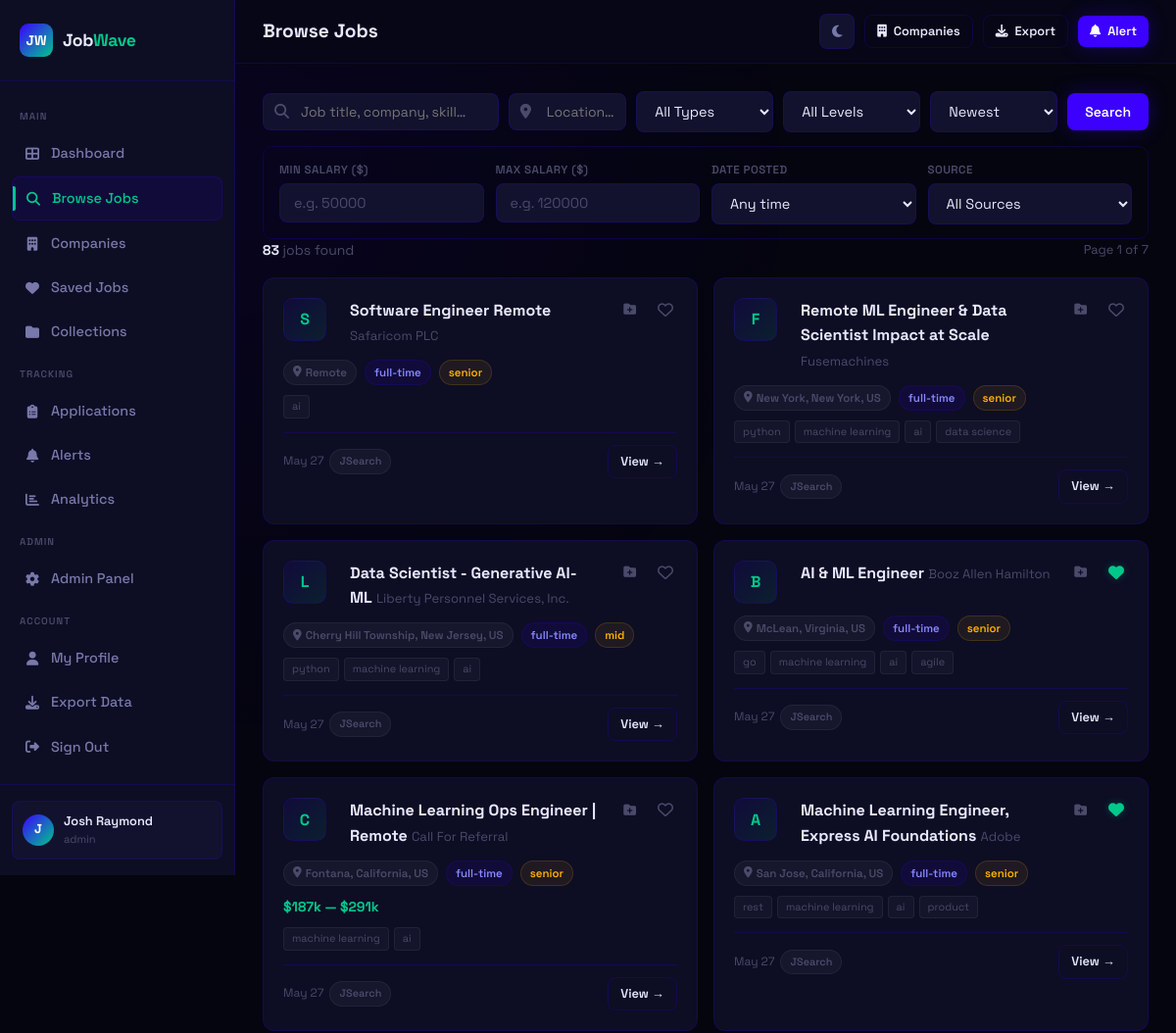
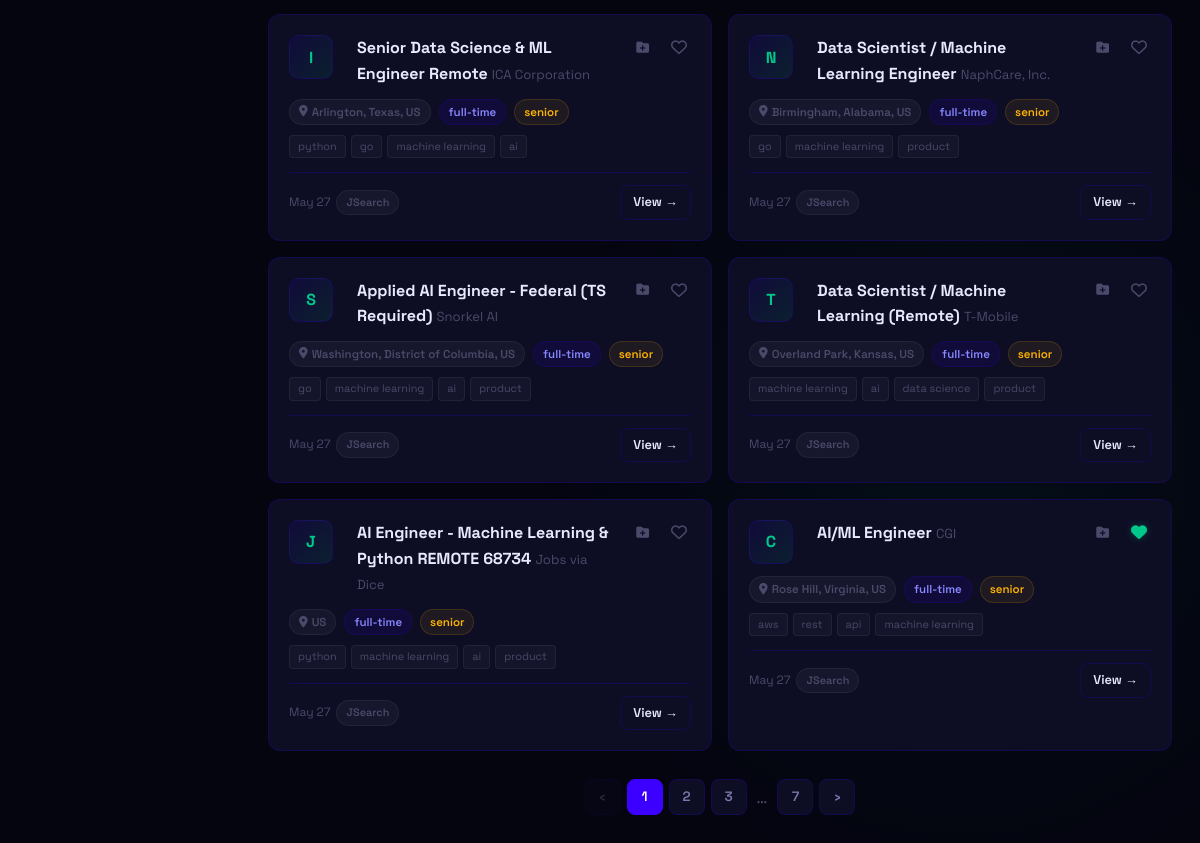
Screenshot of /jobs (signed in) with the database file from the repository (2 pictures, top to bottom).
### app.py (models this page shows, shortened)
class User(db.Model):
    id = db.Column(db.Integer, primary_key=True)
    name = db.Column(db.String(120), nullable=False)
    email = db.Column(db.String(120), unique=True, nullable=False)
    password_hash = db.Column(db.String(256), nullable=False)
    role = db.Column(db.String(20), default='user')
    created_at = db.Column(db.DateTime, default=datetime.utcnow)
    is_active = db.Column(db.Boolean, default=True)
    saved_jobs = db.relationship('SavedJob', backref='user', lazy=True, cascade='all, delete-orphan')
    applications = db.relationship('Application', backref='user', lazy=True, cascade='all, delete-orphan')
    alerts = db.relationship('Alert', backref='user', lazy=True, cascade='all, delete-orphan')
    profile = db.relationship('UserProfile', backref='user', uselist=False, cascade='all, delete-orphan')
    @property
    def is_authenticated(self): return True

class Job(db.Model):
    id = db.Column(db.Integer, primary_key=True)
    title = db.Column(db.String(200), nullable=False)
    company = db.Column(db.String(200), nullable=False)
    location = db.Column(db.String(200))
    job_type = db.Column(db.String(50))          # full-time | part-time | remote | contract
    experience = db.Column(db.String(50))         # entry | mid | senior
    salary_min = db.Column(db.Integer)
    salary_max = db.Column(db.Integer)
    description = db.Column(db.Text)
    requirements = db.Column(db.Text)
    source = db.Column(db.String(100))
    source_url = db.Column(db.String(500))
    source_id = db.Column(db.String(200), unique=True)  # duplicate detection
    tags = db.Column(db.String(500))
    is_active = db.Column(db.Boolean, default=True)
    scraped_at = db.Column(db.DateTime, default=datetime.utcnow)
    posted_at = db.Column(db.DateTime)
    views = db.Column(db.Integer, default=0)

### app.py (the view)
@app.route('/jobs')
@login_required
def jobs():
    q = request.args.get('q', '')
    location = request.args.get('location', '')
    job_type = request.args.get('type', '')
    experience = request.args.get('experience', '')
    salary_min = request.args.get('salary_min', type=int)
    salary_max = request.args.get('salary_max', type=int)
    date_posted = request.args.get('date_posted', '')  # 1d | 7d | 30d
    source = request.args.get('source', '')
    sort = request.args.get('sort', 'newest')
    page = request.args.get('page', 1, type=int)
    query = Job.query.filter_by(is_active=True)
    if q:
        search = f'%{q}%'
        query = query.filter(
            db.or_(Job.title.ilike(search), Job.company.ilike(search),
                   Job.description.ilike(search), Job.tags.ilike(search))
        )
    if location:
        query = query.filter(Job.location.ilike(f'%{location}%'))
    if job_type:
        query = query.filter(Job.job_type == job_type)
    if experience:
        query = query.filter(Job.experience == experience)
    if salary_min:
        query = query.filter(Job.salary_min >= salary_min)
    if salary_max:
        query = query.filter(db.or_(Job.salary_max <= salary_max, Job.salary_max == None))
    if date_posted:
        days_map = {'1d': 1, '7d': 7, '30d': 30}
        days = days_map.get(date_posted)
        if days:
            cutoff = datetime.utcnow() - timedelta(days=days)
            query = query.filter(Job.scraped_at >= cutoff)
    if source:
        query = query.filter(Job.source == source)
    if sort == 'salary':
        query = query.order_by(Job.salary_max.desc())
    elif sort == 'oldest':
        query = query.order_by(Job.scraped_at.asc())
    else:
        query = query.order_by(Job.scraped_at.desc())
    pagination = query.paginate(page=page, per_page=12, error_out=False)
    sources = [r[0] for r in db.session.query(Job.source).distinct().all() if r[0]]
    saved_ids = {s.job_id for s in SavedJob.query.filter_by(user_id=current_user.id).all()}
    applied_ids = {a.job_id for a in Application.query.filter_by(user_id=current_user.id).all()}
    collections = Collection.query.filter_by(user_id=current_user.id).all()
    collections_data = [
        {
            "id": c.id,
            "name": c.name,
            "description": c.description,
            "color": c.color,
            "created_at": c.created_at.isoformat() if c.created_at else None,
        }
        for c in collections
    ]
    return render_template('jobs.html', jobs=pagination.items, pagination=pagination,
                           sources=sources, saved_ids=saved_ids, applied_ids=applied_ids,
                           collections=collections_data,
                           q=q, location=location, job_type=job_type,
                           experience=experience, salary_min=salary_min,
                           salary_max=salary_max, date_posted=date_posted,
                           source=source, sort=sort)

### app.py (called while the page is built)
@login_manager.user_loader
def load_user(user_id):
    return User.query.get(int(user_id))

### templates/jobs.html (shortened to what this page needs)
{% extends 'base.html' %}
{% block page_title %}Browse Jobs{% endblock %}
{% block topbar_actions %}
<a href="{{ url_for('companies') }}" class="btn btn-outline btn-sm"><i class="fa-solid fa-building"></i> Companies</a>
<a href="{{ url_for('export_jobs') }}" class="btn btn-outline btn-sm"><i class="fa-solid fa-download"></i> Export</a>
<a href="{{ url_for('alerts') }}" class="btn btn-primary btn-sm"><i class="fa-solid fa-bell"></i> Alert</a>
{% endblock %}
{% block content %}
<form method="GET" action="{{ url_for('jobs') }}" id="search-form">
  <div class="search-form-grid">
    <div class="search-bar search-keyword">
      <span class="search-icon"><i class="fa-solid fa-magnifying-glass"></i></span>
      <input type="text" name="q" value="{{ q }}" placeholder="Job title, company, skill…" id="live-search" autocomplete="off">
    </div>
    <div class="search-bar search-location">
      <span class="search-icon"><i class="fa-solid fa-location-dot"></i></span>
      <input type="text" name="location" value="{{ location }}" placeholder="Location…">
    </div>
    <select name="type" class="form-control">
      <option value="">All Types</option>
    </select>
    <select name="experience" class="form-control">
      <option value="">All Levels</option>
    </select>
    <select name="sort" class="form-control">
      <option value="newest" {% if sort == 'newest' %}selected{% endif %}>Newest</option>
    </select>
    <div class="search-btns">
      <button type="submit" class="btn btn-primary">Search</button>
    </div>
  </div>
  <div class="advanced-filters">
    <div class="filter-group">
      <label>Min Salary ($)</label>
      <input type="number" name="salary_min" value="{{ salary_min or '' }}" placeholder="e.g. 50000" min="0" step="5000" class="form-control filter-input">
    </div>
    <div class="filter-group">
      <label>Max Salary ($)</label>
      <input type="number" name="salary_max" value="{{ salary_max or '' }}" placeholder="e.g. 120000" min="0" step="5000" class="form-control filter-input">
    </div>
    <div class="filter-group">
      <label>Date Posted</label>
      <select name="date_posted" class="form-control">
        <option value="">Any time</option>
      </select>
    </div>
    <div class="filter-group">
      <label>Source</label>
      <select name="source" class="form-control">
        <option value="">All Sources</option>
      </select>
    </div>
  </div>
</form>
<div class="results-header">
  <div style="font-size:0.875rem;color:var(--text-muted);">
    <strong style="color:var(--text);">{{ pagination.total }}</strong> jobs found
  </div>
  <div style="font-size:0.8rem;color:var(--text-muted);">
    Page {{ pagination.page }} of {{ pagination.pages }}
  </div>
</div>
{% if jobs %}
<div class="jobs-grid stagger">
  {% for job in jobs %}
  <div class="job-card">
    <div class="job-card-header">
      <a href="/company/{{ job.company|urlencode }}" class="company-logo" title="View {{ job.company }} jobs" style="text-decoration:none;">{{ job.company[0] }}</a>
      <div style="flex:1;min-width:0;padding-left:12px;">
        <a href="{{ url_for('job_detail', job_id=job.id) }}" class="job-title" style="color:var(--text);">{{ job.title }}</a>
        <a href="/company/{{ job.company|urlencode }}" class="job-company" style="color:var(--text-muted);text-decoration:none;">{{ job.company }}</a>
      </div>
      <div style="display:flex;gap:6px;align-items:center;">
        <button class="btn btn-ghost btn-sm col-btn" data-job-id="{{ job.id }}" title="Add to collection">
          <i class="fa-solid fa-folder-plus" style="font-size:0.8rem;color:var(--text-muted);"></i>
        </button>
        <button class="save-btn {% if job.id in saved_ids %}saved{% endif %}" data-job-id="{{ job.id }}">
          <i class="fa-{% if job.id in saved_ids %}solid{% else %}regular{% endif %} fa-heart"></i>
        </button>
      </div>
    </div>
    <div class="job-meta">
      {% if job.location %}<span class="badge badge-gray"><i class="fa-solid fa-location-dot"></i> {{ job.location }}</span>{% endif %}
      <span class="badge badge-indigo">{{ job.job_type or 'full-time' }}</span>
      {% if job.experience %}<span class="badge badge-amber">{{ job.experience }}</span>{% endif %}
    </div>
    {% if job.salary_min %}
    <div class="job-salary">${{ '{:,.0f}'.format(job.salary_min/1000) }}k — ${{ '{:,.0f}'.format(job.salary_max/1000) }}k</div>
    {% endif %}
    {% if job.tags %}
    <div class="job-tags">
      {% for tag in job.tags.split(',')[:4] %}
      <span class="tag">{{ tag.strip() }}</span>
      {% endfor %}
    </div>
    {% endif %}
    <div class="job-card-footer">
      <div style="display:flex;align-items:center;gap:6px;flex-wrap:wrap;">
        <span class="job-time">{{ job.scraped_at.strftime('%b %d') }}</span>
        <span class="badge badge-gray" style="font-size:0.68rem;">{{ job.source }}</span>
      </div>
      <a href="{{ url_for('job_detail', job_id=job.id) }}" class="btn btn-outline btn-sm">View →</a>
    </div>
  </div>
  {% endfor %}
</div>
<div class="pagination">
  {% if pagination.has_prev %}
  <a href="{{ url_for('jobs', q=q, location=location, type=job_type, experience=experience, source=source, sort=sort, salary_min=salary_min, salary_max=salary_max, date_posted=date_posted, page=pagination.prev_num) }}" class="page-btn">‹</a>
  {% else %}<span class="page-btn disabled">‹</span>{% endif %}
  {% for page_num in pagination.iter_pages(left_edge=1, right_edge=1, left_current=2, right_current=2) %}
    {% if page_num %}
    <a href="{{ url_for('jobs', q=q, location=location, type=job_type, experience=experience, source=source, sort=sort, salary_min=salary_min, salary_max=salary_max, date_posted=date_posted, page=page_num) }}" class="page-btn {% if page_num == pagination.page %}active{% endif %}">{{ page_num }}</a>
    {% else %}<span style="color:var(--text-muted);padding:0 4px;">…</span>{% endif %}
  {% endfor %}
  {% if pagination.has_next %}
  <a href="{{ url_for('jobs', q=q, location=location, type=job_type, experience=experience, source=source, sort=sort, salary_min=salary_min, salary_max=salary_max, date_posted=date_posted, page=pagination.next_num) }}" class="page-btn">›</a>
  {% else %}<span class="page-btn disabled">›</span>{% endif %}
</div>
{% endif %}
{% endblock %}

### templates/base.html (shortened to what this page needs)
<!DOCTYPE html>
<html lang="en">
<head>
  <link rel="stylesheet" href="{{ url_for('static', filename='css/style.css') }}">
  <link rel="stylesheet" href="https://cdnjs.cloudflare.com/ajax/libs/font-awesome/6.5.0/css/all.min.css">
</head>
<body>
{% if current_user.is_authenticated %}
<div class="wrapper">
  <aside class="sidebar">
    <div class="sidebar-logo">
      <div class="logo-mark">JW</div>
      <div class="logo-text">Job<span>Wave</span></div>
    </div>
    <nav class="sidebar-nav">
      <span class="nav-section-label">Main</span>
      <a href="{{ url_for('dashboard') }}" class="nav-link {% if request.endpoint == 'dashboard' %}active{% endif %}">
        <span class="nav-icon"><i class="fa-solid fa-table-cells-large"></i></span> Dashboard
      </a>
      <a href="{{ url_for('jobs') }}" class="nav-link {% if request.endpoint in ['jobs','job_detail'] %}active{% endif %}">
        <span class="nav-icon"><i class="fa-solid fa-magnifying-glass"></i></span> Browse Jobs
      </a>
      <a href="{{ url_for('companies') }}" class="nav-link {% if request.endpoint in ['companies','company_page'] %}active{% endif %}">
        <span class="nav-icon"><i class="fa-solid fa-building"></i></span> Companies
      </a>
      <a href="{{ url_for('saved_jobs') }}" class="nav-link {% if request.endpoint == 'saved_jobs' %}active{% endif %}">
        <span class="nav-icon"><i class="fa-solid fa-heart"></i></span> Saved Jobs
      </a>
      <a href="{{ url_for('collections') }}" class="nav-link {% if request.endpoint in ['collections','collection_detail'] %}active{% endif %}">
        <span class="nav-icon"><i class="fa-solid fa-folder"></i></span> Collections
      </a>
      <span class="nav-section-label">Tracking</span>
      <a href="{{ url_for('applications') }}" class="nav-link {% if request.endpoint == 'applications' %}active{% endif %}">
        <span class="nav-icon"><i class="fa-solid fa-clipboard-list"></i></span> Applications
      </a>
      <a href="{{ url_for('alerts') }}" class="nav-link {% if request.endpoint == 'alerts' %}active{% endif %}">
        <span class="nav-icon"><i class="fa-solid fa-bell"></i></span> Alerts
      </a>
      <a href="{{ url_for('analytics') }}" class="nav-link {% if request.endpoint == 'analytics' %}active{% endif %}">
        <span class="nav-icon"><i class="fa-solid fa-chart-bar"></i></span> Analytics
      </a>
      {% if current_user.role == 'admin' %}
      <span class="nav-section-label">Admin</span>
      <a href="{{ url_for('admin') }}" class="nav-link {% if request.endpoint == 'admin' %}active{% endif %}">
        <span class="nav-icon"><i class="fa-solid fa-gear"></i></span> Admin Panel
      </a>
      {% endif %}
      <span class="nav-section-label">Account</span>
      <a href="{{ url_for('profile') }}" class="nav-link {% if request.endpoint == 'profile' %}active{% endif %}">
        <span class="nav-icon"><i class="fa-solid fa-user"></i></span> My Profile
      </a>
      <a href="{{ url_for('export_jobs') }}" class="nav-link">
        <span class="nav-icon"><i class="fa-solid fa-download"></i></span> Export Data
      </a>
      <a href="{{ url_for('logout') }}" class="nav-link">
        <span class="nav-icon"><i class="fa-solid fa-right-from-bracket"></i></span> Sign Out
      </a>
    </nav>
    <div class="sidebar-footer">
      <div class="user-card">
        <div class="user-avatar">{{ current_user.name[0].upper() }}</div>
        <div class="user-info">
          <div class="user-name">{{ current_user.name }}</div>
          <div class="user-role">{{ current_user.role }}</div>
        </div>
      </div>
    </div>
  </aside>
  <main class="main">
    <div class="topbar">
      <div style="display:flex;align-items:center;gap:12px;">
        <div class="topbar-title">
          <h1>{% block page_title %}Dashboard{% endblock %}</h1>
        </div>
      </div>
      <div class="topbar-actions">
        <button class="theme-toggle" id="theme-toggle" title="Toggle light/dark mode">
          <i class="fa-solid fa-moon" id="theme-icon"></i>
        </button>
        {% block topbar_actions %}{% endblock %}
      </div>
    </div>
    <div class="page-content">
      {% block content %}{% endblock %}
    </div>
  </main>
</div>
{% else %}
  {% block public_content %}{% endblock %}
{% endif %}
</body>
</html>

### rows the page displays
User: name "J", name "Josh Raymond", role "admin"
Job: company "S", title "Software Engineer Remote", company "Safaricom PLC", location "Remote", job_type "full-time", experience "senior", strip "ai", scraped_at "May 27", source "JSearch"
Job: company "F", title "Remote ML Engineer & Data Scientist Impact at Scale", company "Fusemachines", location "New York, New York, US", job_type "full-time", experience "senior", strip "python" "machine learning" "ai" "data science", scraped_at "May 27", source "JSearch"
Job: company "L", title "Data Scientist - Generative AI- ML", company "Liberty Personnel Services, Inc.", location "Cherry Hill Township, New Jersey, US", job_type "full-time", experience "mid", strip "python" "machine learning" "ai", scraped_at "May 27", source "JSearch"
Job: company "B", title "AI & ML Engineer", company "Booz Allen Hamilton", location "McLean, Virginia, US", job_type "full-time", experience "senior", strip "go" "machine learning" "ai" "agile", scraped_at "May 27", source "JSearch"
Job: company "C", title "Machine Learning Ops Engineer | Remote", company "Call For Referral", location "Fontana, California, US", job_type "full-time", experience "senior", job.salary_min/1000 "187", job.salary_max/1000 "291", strip "machine learning" "ai", scraped_at "May 27", source "JSearch"
Job: company "A", title "Machine Learning Engineer, Express AI Foundations", company "Adobe", location "San Jose, California, US", job_type "full-time", experience "senior", strip "rest" "machine learning" "ai" "product", scraped_at "May 27", source "JSearch"
Job: company "I", title "Senior Data Science & ML Engineer Remote", company "ICA Corporation", location "Arlington, Texas, US", job_type "full-time", experience "senior", strip "python" "go" "machine learning" "ai", scraped_at "May 27", source "JSearch"
Job: company "N", title "Data Scientist / Machine Learning Engineer", company "NaphCare, Inc.", location "Birmingham, Alabama, US", job_type "full-time", experience "senior", strip "go" "machine learning" "product", scraped_at "May 27", source "JSearch"
Job: company "S", title "Applied AI Engineer - Federal (TS Required)", company "Snorkel AI", location "Washington, District of Columbia, US", job_type "full-time", experience "senior", strip "go" "machine learning" "ai" "product", scraped_at "May 27", source "JSearch"
Job: company "T", title "Data Scientist / Machine Learning (Remote)", company "T-Mobile", location "Overland Park, Kansas, US", job_type "full-time", experience "senior", strip "machine learning" "ai" "data science" "product", scraped_at "May 27", source "JSearch"
Job: company "J", title "AI Engineer - Machine Learning & Python REMOTE 68734", company "Jobs via Dice", location "US", job_type "full-time", experience "senior", strip "python" "machine learning" "ai" "product", scraped_at "May 27", source "JSearch"
Job: company "C", title "AI/ML Engineer", company "CGI", location "Rose Hill, Virginia, US", job_type "full-time", experience "senior", strip "aws" "rest" "api" "machine learning", scraped_at "May 27", source "JSearch"

### other values shown
{{ pagination.total }} "83"
{{ pagination.page }} "1"
{{ pagination.pages }} "7"
{{ page_num }} "1" "2" "3" "7"
